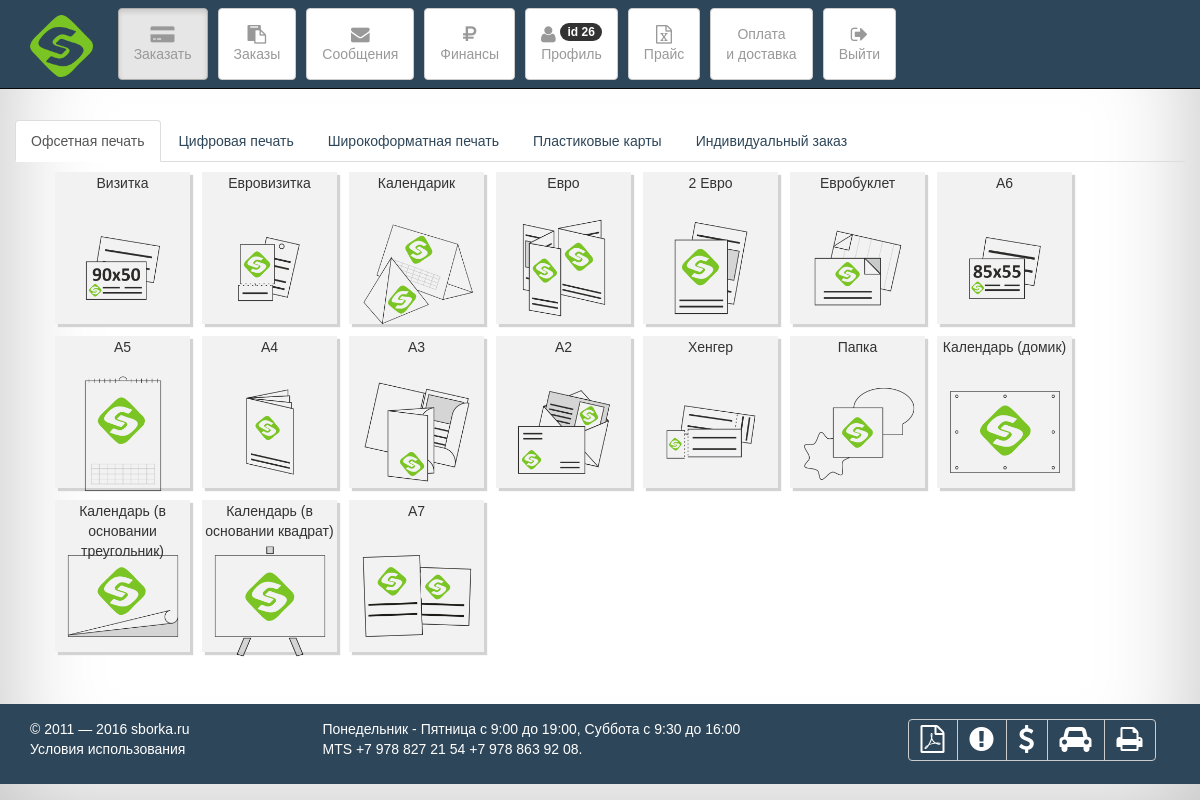
/pages/order.php (signed in), run on the app's committed database.
### tables this page shows
CREATE TABLE IF NOT EXISTS `print` (
  `id_print` int(10) NOT NULL,
  `name_print` varchar(30) NOT NULL
);

CREATE TABLE IF NOT EXISTS `item` (
  `id_item` int(10) NOT NULL,
  `name_item` varchar(64) NOT NULL,
  `img_item` varchar(250) DEFAULT NULL
);

### lib/functions.php (called while the page is built, shortened)
<?php
$mysqli = false;
function selectItem($id_print_type){
  global $mysqli;
  $result = $mysqli->query("SELECT DISTINCT `name_item`, `img_item`, `id_item`
FROM
  `item_type`
   JOIN
  `item`
    ON `item_type`.id_item_item_type = `item`.`id_item`
 WHERE `item_type`.`id_print_type`='$id_print_type' ");
  return resultSetToArray($result);
}
function selectAllPrint(){
  global $mysqli;
  $result = $mysqli->query("SELECT * FROM `print`");
  return resultSetToArray($result);
}
function resultSetToArray($result_set){
    $array = array();
    while (($row = $result_set->fetch_assoc()) != false)
      $array[]=$row;
    return $array;
  }
?>

### pages/blocks/showItem.php (the view)
<li class="block_item" style="" id_item="<?php echo $showItem[$j]["id_item"];?>">
  <a href='/pages/item.php?id_item=<?php echo $showItem[$j]["id_item"]."&id_print=".$T_B_Print[$i]['id_print']; ?>'>
    <span><?php echo $showItem[$j]["name_item"];?></span>
    <img src="/images/<?php echo $showItem[$j]["img_item"];?>.png" width="130" alt="<?php echo $showItem[$j]["name_item"];?>">
  </a>
</li>

### pages/order.php (shortened to what this page needs)
<?php
  require_once "blocks/mainmenu.php";
  echo "<br><br><br><br><br><br>";
?>
<div class="container">
  <div class="row">
    <div>
      <ul class="nav nav-tabs" role="tablist">
        <?php
        $T_B_Print = selectAllPrint();
        for($i=0; $i<count($T_B_Print); $i++){
          if($i==0){
            echo "<li role='presentation' class='active'><a href='#".$T_B_Print[$i]['id_print']."' aria-controls='".$T_B_Print[$i]['id_print']."' role='tab' data-toggle='tab'>".$T_B_Print[$i]['name_print']."</a></li>";
          }else{
            echo "<li role='presentation'><a href='#".$T_B_Print[$i]['id_print']."' aria-controls='".$T_B_Print[$i]['id_print']."' role='tab' data-toggle='tab'>".$T_B_Print[$i]['name_print']."</a></li>";
          }
        } ?>
      </ul>
      <div class="tab-content">
        <?php
        $T_B_Print = selectAllPrint();
        for($i = 0; $i < count($T_B_Print); $i++){
          if($i==0){
            echo "<div role='tabpanel' class='tab-pane active' id='".$T_B_Print[$i]['id_print']."'>";
          }else{
            echo "<div role='tabpanel' class='tab-pane' id='".$T_B_Print[$i]['id_print']."'>";
          }
          if($i == 4){
            include "blocks/special_order.php";
          }else{
            echo "<ul>";
            $showItem = selectItem($T_B_Print[$i]['id_print']);
            for($j = 0; $j < count($showItem); $j++){
              include "blocks/showItem.php";
            }
            echo "</ul>";
            echo "</div>";
          }
        }
        ?>
      </div>
    </div>
  </div>
</div>
<?php
  echo "<br><br>";
  require_once "blocks/footer.php";
 ?>

### css/style.css (style rules this page uses)
* { font-family: Tahoma, Geneva, sans-serif; }
html { height: 100%; //позволит растянуть сайт на 100% высоты }
body { width: 100%; min-height: 100%; -webkit-box-shadow: inset 0 0 100px rgba(0,0,0,.25); box-shadow: inset 0 0 100px rgba(0,0,0,.25); }
.block_item { background-color: #f2f2f2; transition: all 0.3s ease-out; float: left; margin: 0 12px 12px 0; border: solid 1px #f2f2f2; text-align: center; list-style: none; padding: 0; box-shadow: 3px 3px 1px lightgray; }
.block_item img { filter: grayscale(100%); -webkit-filter: grayscale(100%); filter: gray; -webkit-transition: all .6s ease; padding: 0; margin: 0; }
.block_item span { display: block; text-align: center; height: 30px; font-weight: 400; padding: 0; margin: 0; }
.block_item a { text-decoration: none; color: #333; width: 133px; height: 150px; padding: 10px 13px; display: block; padding: 0; margin: 0; }

### data on the page
print: name_print "Офсетная печать"
print: name_print "Цифровая печать"
print: name_print "Широкоформатная печать"
print: name_print "Пластиковые карты"
print: name_print "Индивидуальный заказ"
item: name_item "Визитка", shows a picture
item: name_item "Евровизитка", shows a picture
item: name_item "Календарик", shows a picture
item: name_item "Евро", shows a picture
item: name_item "2 Евро", shows a picture
item: name_item "Евробуклет", shows a picture
item: name_item "А6", shows a picture
item: name_item "А5", shows a picture
item: name_item "А4", shows a picture
item: name_item "А3", shows a picture
item: name_item "А2", shows a picture
item: name_item "Хенгер", shows a picture
item: name_item "Папка", shows a picture
item: name_item "Календарь (домик)", shows a picture
item: name_item "Календарь (в…", shows a picture
item: name_item "Календарь (в…", shows a picture
item: name_item "А7", shows a picture

### other printed values
$_SESSION['id'] "26"
